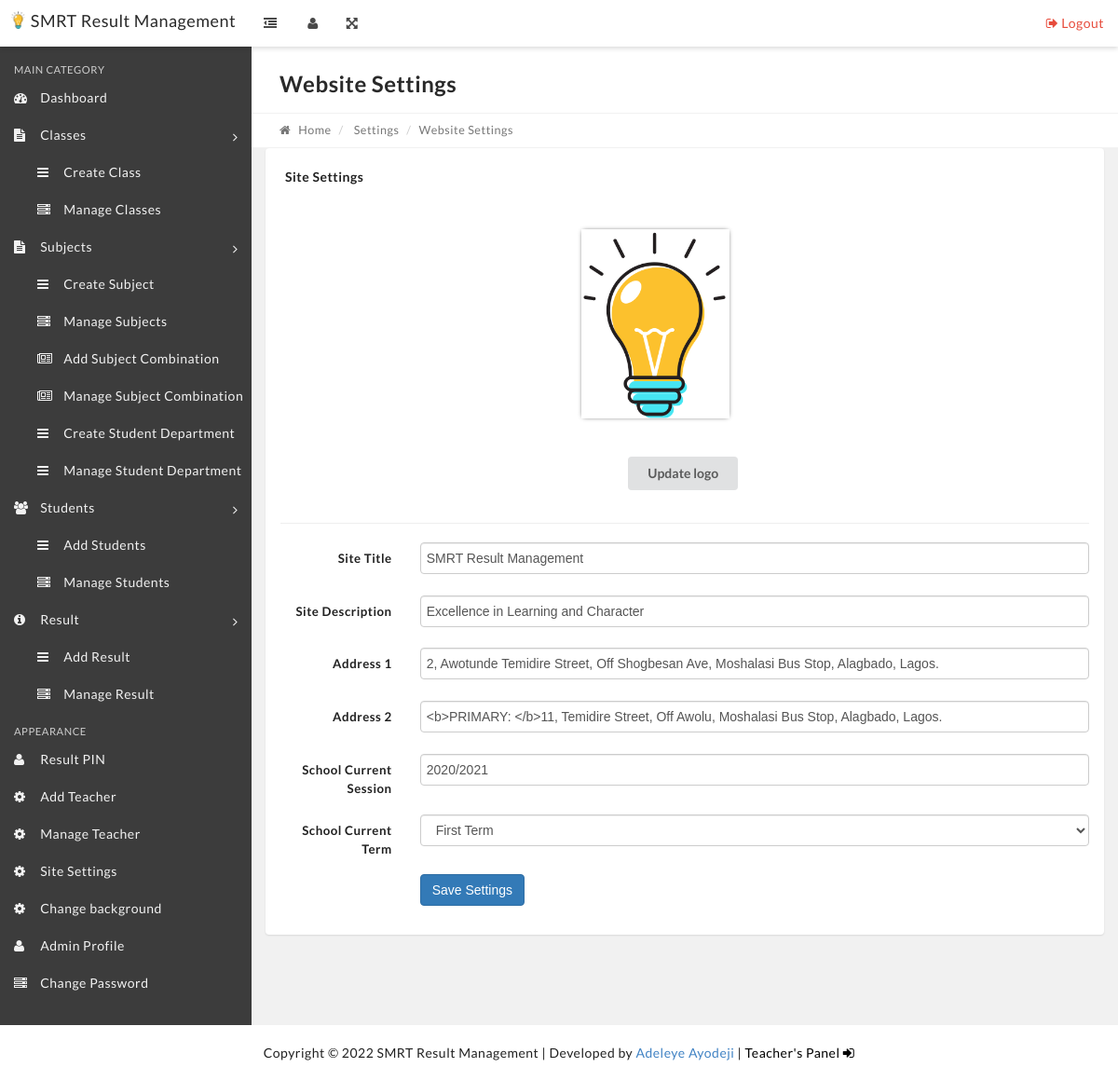
The page /settings.php on the database its author committed.
### tables this page shows
CREATE TABLE IF NOT EXISTS `settings` (
  `id` int(11) NOT NULL AUTO_INCREMENT,
  `title` varchar(10000) DEFAULT NULL,
  `description` text,
  `address1` longtext,
  `address2` longtext,
  `session` varchar(1000) DEFAULT NULL,
  `term` varchar(1000) DEFAULT NULL,
  `logo` varchar(1000) DEFAULT NULL,
  `siteback` varchar(1000) DEFAULT NULL,
  PRIMARY KEY (`id`)
);

### settings.php (the view, shortened to what this page needs)
<?php
include('includes/config.php');
if(strlen($_SESSION['alogin'])=="")
    {
    header("Location: index.php");
    }
    else{
?>
<?php include('includes/header.php');?>
<?php include('includes/topbar.php');?>
<div class="content-wrapper">
    <div class="content-container">
        <?php include('includes/leftbar.php');?>
        <div class="main-page">
            <div class="container-fluid">
                <div class="row page-title-div">
                    <div class="col-md-6">
                        <h2 class="title">Website Settings</h2>
                    </div>
                </div>
                <div class="row breadcrumb-div">
                    <div class="col-md-6">
                        <ul class="breadcrumb">
                            <li><a href="dashboard.php"><i class="fa fa-home"></i> Home</a></li>
                            <li> Settings</li>
                            <li class="active">Website Settings</li>
                        </ul>
                    </div>
                </div>
            </div>
            <div class="container-fluid">
                <div class="row">
                    <div class="col-md-12">
                        <div class="panel">
                            <div class="panel-heading">
                                <div class="panel-title">
                                    <h5>Site Settings</h5>
                                </div>
                            </div>
                            <div class="panel-body">
                                <form action="" method="post" enctype="multipart/form-data">
                                    <div class="sitedesciption editor" style="box-shadow:none;">
                                        <label class="custom-file-upload">
                                            <div class="content image">
                                                <?php
                                        $stmt = $dbh->query("SELECT * FROM settings");
                                        $row = $stmt->fetch(PDO::FETCH_OBJ);
                                        ?>
                                                <center>
                                                    <img id="image" style="width: 20%;height: auto;cursor: pointer;;
                                        box-shadow: 0px 0px 5px -2px
                                        black;" class="ui centered large image"
                                                        src="images/<?php echo htmlentities($row->logo); ?>" />
                                                </center>
                                            </div>
                                        </label>
                                    </div>
                                    <div class="fifteen wide column" style="margin-top: 20px;">
                                        <center><button class="ui button logo" name="updatelogo">Update logo</button>
                                        </center>
                                    </div>
                                </form>
                                <hr>
                                <form class="form-horizontal" method="post">
                                    <div class="form-group">
                                        <label for="default" class="col-sm-2 control-label">Site Title</label>
                                        <div class="col-sm-10">
                                            <?php
                                        $stmt = $dbh->query("SELECT * FROM settings");
                                        $row = $stmt->fetch(PDO::FETCH_OBJ);
                                        ?>
                                            <input type="text" name="sitetitle" class="form-control" id="default"
                                                placeholder="Site Title" value="<?php echo htmlentities($row->title) ?>"
                                                required="required">
                                        </div>
                                    </div>
                                    <div class="form-group">
                                        <label for="default" class="col-sm-2 control-label">Site Description</label>
                                        <div class="col-sm-10">
                                            <input type="text" name="sitedesc" class="form-control" id="default"
                                                placeholder="Site Description"
                                                value="<?php echo htmlentities($row->description) ?>"
                                                required="required">
                                        </div>
                                    </div>
                                    <div class="form-group">
                                        <label for="default" class="col-sm-2 control-label">Address 1</label>
                                        <div class="col-sm-10">
                                            <input type="text" name="address1" class="form-control" id="default"
                                                placeholder="Address 1"
                                                value="<?php echo htmlentities($row->address1) ?>" required="required">
                                        </div>
                                    </div>
                                    <div class="form-group">
                                        <label for="default" class="col-sm-2 control-label">Address 2</label>
                                        <div class="col-sm-10">
                                            <input type="text" name="address2" class="form-control" id="default"
                                                placeholder="Address 2"
                                                value="<?php echo htmlentities($row->address2) ?>" required="required">
                                        </div>
                                    </div>
                                    <div class="form-group">
                                        <label for="default" class="col-sm-2 control-label">School Current
                                            Session</label>
                                        <div class="col-sm-10">
                                            <input type="text" name="session" class="form-control" id="default"
                                                placeholder="2020/2021"
                                                value="<?php echo htmlentities($row->session) ?>" required="required">
                                        </div>
                                    </div>
                                    <div class="form-group">
                                        <label for="default" class="col-sm-2 control-label">School Current
                                            Term</label>
                                        <div class="col-sm-10">
                                            <select name="term" class="form-control">
                                                <option value="First Term"
                                                    <?php echo htmlentities($row->term) == "First Term" ? "selected" : "" ?>>
                                                    First Term
                                                </option>
                                            </select>
                                        </div>
                                    </div>
                                    <div class="form-group">
                                        <div class="col-sm-offset-2 col-sm-10">
                                            <button type="submit" name="submit" class="btn btn-primary">Save
                                                Settings</button>
                                        </div>
                                    </div>
                                </form>
                            </div>
                        </div>
                    </div>
                </div>
            </div>
        </div>
    </div>
</div>
<?php include 'includes/credit.php'; ?>
</body>
</html>
<?PHP } ?>

### includes/topbar.php (shortened to what this page needs)
<nav class="navbar top-navbar bg-white box-shadow">
          	<div class="container-fluid">
                  <div class="row">
                      <div class="navbar-header no-padding">
              			<a class="navbar-brand" href="dashboard.php" style="color: black;">
              			   <?php
                          $stmt = $dbh->query("SELECT * FROM settings");
                          $rowww = $stmt->fetch(PDO::FETCH_OBJ);
                          ?>
                          <img src="images/<?php echo htmlentities($rowww->logo); ?>" style="float: left;height: 19px;margin-right: 6px;">
                          <?php
                          echo htmlentities($rowww->title);
                          ?>
              			</a>
                          <span class="small-nav-handle hidden-sm hidden-xs"><i class="fa fa-outdent"></i></span>
              		</div>
              		<div class="collapse navbar-collapse" id="navbar-collapse-1">
              			<ul class="nav navbar-nav" data-dropdown-in="fadeIn" data-dropdown-out="fadeOut">
                              <?php
                              if (!isset($_SESSION["teacher"])) {
                                  ?>
                                   <li class="hidden-sm hidden-xs"><a href="#" class="user-info-handle"><i class="fa fa-user"></i></a></li>
                                  <?php
                              }
                              ?>
                              <li class="hidden-sm hidden-xs"><a href="#" class="full-screen-handle"><i class="fa fa-arrows-alt"></i></a></li>
              			</ul>
              			<ul class="nav navbar-nav navbar-right" data-dropdown-in="fadeIn" data-dropdown-out="fadeOut">
              				    <li><a href="logout.php" class="color-danger text-center"><i class="fa fa-sign-out"></i> Logout</a></li>
              			</ul>
              		</div>
                  </div>
          	</div>
          </nav>

### includes/credit.php
<?php
    $place = $_SERVER['REQUEST_URI'] == "/teacherlog.php" ? "fixed" : "static";
?>
<div class="credit" style="position: <?php echo $_SESSION ? "static" : $place; ?>;">
				   <?php
                            $stmt = $dbh->query("SELECT * FROM settings");
                            $rowwww = $stmt->fetch(PDO::FETCH_OBJ);
                            ?>
           Copyright &copy; <?php echo date("Y")." ". htmlentities($rowwww->title); ?> | Developed by <a href="https://adeleyeayodeji.com" target="_blank">Adeleye Ayodeji</a> | <?php
           	if (!isset($_SESSION["alogin"])) {
			?>
			<a href="teacherlog.php" style="color: black;">Teacher's Panel <i class="fa fa-sign-in"></i></a>
			<?php
		}else{
		   	?>
		   	<a href="logout.php" style="color: red;">Logout <i class="fa fa-sign-out"></i></a>
		   	<?php
		}
            ?>
        </div>

### css/style.css (style rules this page uses)
body { background: #f1f1f1; }
center { cursor: pointer; }
.sitedesciption { padding: 20px; box-shadow: 0 1px 3px 0 #d4d4d5, 0 0 0 1px #d4d4d5; margin-right: auto; margin-left: auto; width: 96%; text-align: center; background: #fff; color: black; margin-left: -14px; border-radius: 10px; margin-bottom: 10px; font-family: calibri; }
.ui.button.logo { margin-bottom: 15px; }
.credit { position: fixed; bottom: 0px; width: 100%; padding: 20px; text-align: center; background: white; }

### rows shown on the page
settings: logo (picture), title "SMRT Result Management", sitetitle "SMRT Result Management", sitedesc "Excellence in Learning and Character", address1 "2, Awotunde Temidire Street, Off Shogbesan Ave, Moshalasi Bus Stop, Alagbado, Lagos.", address2 "<b>PRIMARY: </b>11, Temidire Street, Off Awolu, Moshalasi Bus Stop, Alagbado, Lagos.", session "2020/2021", term "First Term"
